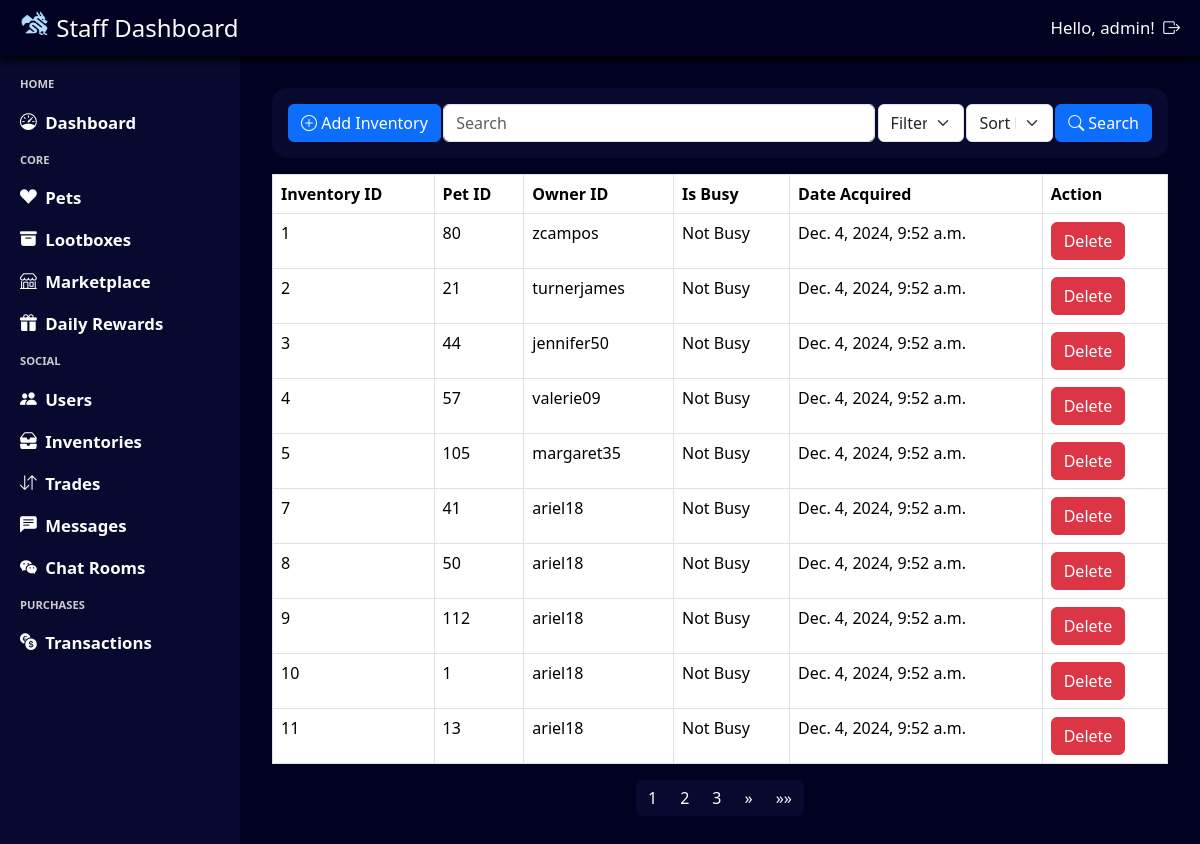
/staff/inventory/ (signed in), run on the app's committed database.
### inventory/models.py (models this page shows, shortened)
class Inventory(models.Model):
    class BusyValue(models.IntegerChoices):
        NOT_BUSY = 0, 'Not Busy'
        BUSY = 1, 'Busy'
        ON_MARKET = 2, 'On Market'
    pet_id = models.ForeignKey(Pet, on_delete=models.CASCADE, default=None, null=True, blank=True)
    owner_id = models.ForeignKey(User, on_delete=models.CASCADE)
    is_busy = models.IntegerField(choices=BusyValue.choices, default=BusyValue.NOT_BUSY)
    date_acquired = models.DateTimeField(default=timezone.now)

class Pet(models.Model):
    class Rarity(models.IntegerChoices):
        COMMON = 0, 'Common'
        UNCOMMON = 1, 'Uncommon'
        RARE = 2, 'Rare'
        MYTHICAL = 3, 'Mythical'
        LEGENDARY = 4, 'Legendary'
    pet_rate = models.FloatField(null=True, blank=True)
    pet_species = models.CharField(max_length=50)
    rarity = models.IntegerField(choices=Rarity.choices)
    pet_image = models.ImageField(upload_to='pets/', null=True, blank=True)

### admin_system/views.py (the view, shortened to what this page needs)
# urls.py: path('inventory/', views.query_inventory, name='query_inventory'),
@login_required(login_url='admin_login')
@user_passes_test(login_url='admin_login', test_func=is_staff)
def query_inventory(request):
    query = request.GET.get('search', '')
    filter_by = request.GET.get('filter', '')
    sort_by = request.GET.get('sort', '')
    inventory_items = Inventory.objects.all()
    if sort_by == 'descending':
        inventory_items = inventory_items.reverse()
    paginator = Paginator(inventory_items, 10)  # Show 10 inventory items per page
    page_number = request.GET.get('page')
    page_obj = paginator.get_page(page_number)
    return render(request, 'staff_inventory.html', {'page_obj': page_obj})

### admin_system/views.py (called while the page is built)
def is_staff(user):
    return user.is_staff

### base_template/context_processor.py (called while the page is built)
def profile_context(request):
    if request.user.is_authenticated:
        try:
            profile = Profile.objects.get(user = request.user)
            return {'navbar_profile': profile}
        except Profile.DoesNotExist:
            return {'navbar_profile': None}
    return {'navbar_profile': None}

### notification/context_processor.py (called while the page is built)
def notification_context(request):
    if request.user.is_authenticated:
        notifications = Notification.objects.filter(user=request.user, notif_status=Notification.Status.unread).count()
        return {'notifications': notifications}
    return {'notifications': 0}

### admin_system/templates/staff_inventory.html (shortened to what this page needs)
{% extends "staff_template.html" %}
{% load static %}
{% block css %}
    <link rel="stylesheet" href="{% static 'staff_inventory.css' %}"/>
{% endblock %}
{% block content %}
<div class="staff-inventory-container">
    <form class="staff-inventory-header" method="get" action="{% url 'query_inventory' %}">
        <button type="button" class="btn btn-primary staff-add-inventory-button" id="staff-inventory-header-button-add" data-toggle="modal" data-target="#addInventoryModal">
            <i class="bi bi-plus-circle"></i>
            Add Inventory
        </button>
        <div id="search-container">
            <input type="number" name="search" class="form-control staff-inventory-header-search" placeholder="Search" aria-label="Search" aria-describedby="basic-addon1">
        </div>
        <select name="filter" class="form-select staff-inventory-header-filter" aria-label="Filter">
            <option value="inventory_id" selected>Filter by: Inventory ID</option>
        </select>
        <select name="sort" class="form-select staff-inventory-header-sort" aria-label="Sort">
            <option value="" selected disabled>Sort by:</option>
        </select>
        <button class="btn btn-primary staff-inventory-header-button" id="staff-inventory-header-button-search">
            <i class="bi bi-search"></i>
            Search
        </button>
    </form>
    <table class="table table-bordered">
        <thead>
            <tr>
                <th>Inventory ID</th>
                <th>Pet ID</th>
                <th>Owner ID</th>
                <th>Is Busy</th>
                <th>Date Acquired</th>
                <th>Action</th>
            </tr>
        </thead>
        <tbody>
            {% for item in page_obj %}
            <tr>
                <td>{{ item.id }}</td>
                <td>{{ item.pet_id.id }}</td>
                <td>{{ item.owner_id.username }}</td>
                <td>{{ item.get_is_busy_display }}</td>
                <td>{{ item.date_acquired }}</td>
                <td>
                    <button type="button" class="btn btn-danger" data-toggle="modal" data-target="#deleteInventoryModal{{ item.id }}">Delete</button>
                </td>
            </tr>
            {% endfor %}
        </tbody>
    </table>
    <nav aria-label="Page navigation">
        <ul class="pagination">
            {% for num in page_obj.paginator.page_range %}
                {% if page_obj.number == num %}
                    <li class="page-item active"><a class="page-link" href="#">{{ num }}</a></li>
                {% elif num > page_obj.number|add:'-3' and num < page_obj.number|add:'3' %}
                    <li class="page-item"><a class="page-link" href="?page={{ num }}">{{ num }}</a></li>
                {% endif %}
            {% endfor %}
            {% if page_obj.has_next %}
            <li class="page-item">
                <a class="page-link" href="?page={{ page_obj.next_page_number }}" aria-label="Next">
                    <span aria-hidden="true">&raquo;</span>
                </a>
            </li>
            <li class="page-item">
                <a class="page-link" href="?page={{ page_obj.paginator.num_pages }}" aria-label="Last">
                    <span aria-hidden="true">&raquo;&raquo;</span>
                </a>
            </li>
            {% endif %}
        </ul>
    </nav>
</div>
{% endblock %}

### admin_system/templates/staff_template.html (shortened to what this page needs)
{% load static %}
<html>
    <head>
        <link rel="stylesheet" type="text/css" href="{% static 'staff_template.css' %}">
        <link rel="stylesheet" href="https://cdn.jsdelivr.net/npm/bootstrap@5.3.3/dist/css/bootstrap.min.css">
        <link rel="stylesheet" href="https://cdn.jsdelivr.net/npm/bootstrap-icons@1.11.3/font/bootstrap-icons.min.css">
        {% block css %}{% endblock %}
    </head>
    <body>
        <div class = "staff-template-container">
            <div class = "staff-template-navbar">
                <div class = "staff-template-navbar-title">
                    <img src="{% static 'logo-light.png' %}" alt="Logo" width="30" height="24" class="d-inline-block align-text-top">
                    Staff Dashboard
                </div>
                <div class = "staff-template-navbar-auth">
                    Hello, {{ user.username }}!
                    <a class = "staff-template-navbar-auth-item" href="{% url "staff_logout" %}">
                        <i class="bi bi-box-arrow-right"></i>
                    </a>
                </div>
            </div>
            <div class = "staff-template-left">
                HOME
                <a class = "staff-template-left-item" href="{% url 'staff_dashboard' %}">
                    <i class="bi bi-speedometer"></i>Dashboard
                </a>
                CORE
                <a class = "staff-template-left-item" href="{% url 'staff_pets' %}">
                    <i class="bi bi-suit-heart-fill"></i>Pets
                </a>
                <a class = "staff-template-left-item"  href="{% url 'staff_lootboxes' %}">
                    <i class="bi bi-archive-fill"></i>Lootboxes
                </a>
                <a class = "staff-template-left-item"  href="{% url 'staff_marketplace' %}">
                    <i class="bi bi-shop"></i>Marketplace
                </a>
                <a class = "staff-template-left-item"  href="{% url 'query_staff_rewards' %}">
                    <i class="bi bi-gift-fill"></i>Daily Rewards
                </a>
                SOCIAL
                <a class = "staff-template-left-item" href="{% url 'staff_users' %}">
                    <i class="bi bi-people-fill"></i>Users
                </a>
                <a class = "staff-template-left-item" href="{% url 'query_inventory' %}">
                    <i class="bi bi-inboxes-fill"></i>Inventories
                </a>
                <a class = "staff-template-left-item" href="{% url 'query_trades' %}">
                    <i class="bi bi-arrow-down-up"></i>Trades
                </a>
                <a class = "staff-template-left-item" href="{% url 'query_chats' %}">
                    <i class="bi bi-chat-left-text-fill"></i>Messages
                </a>
                <a class = "staff-template-left-item" href="{% url 'query_chat_rooms' %}">
                    <i class="bi bi-wechat"></i>Chat Rooms
                </a>
                PURCHASES
                <a class = "staff-template-left-item" href="{% url 'staff_transactions' %}">
                    <i class="bi bi-currency-exchange"></i>Transactions
                </a>
            </div>
            <div class = "staff-template-content">
                {% block content %}
                {% endblock %}
            </div>
        </div>
    </body>
</html>

### base_template/static/staff_template.css (style rules this page uses)
* { box-sizing: border-box; color: #fdfdfd; }
html, body { height: 100%; margin: 0; overflow: hidden; }
.staff-template-container { background-color: #010222; height: 100dvh; width: 100dvw; display: grid; grid-template-columns: 0.25fr 1fr; grid-template-rows: 56px 1fr; grid-template-areas: "navbar navbar" "sidebar main-content"; }
.staff-template-container { grid-area: main-content; width: 100%; height: 100%; overflow-y: auto; }
.staff-template-navbar { grid-area: navbar; background-color: #010222; display: flex; align-items: center; justify-content: space-between; padding: 0 20px; font-size: 1.5em; font-weight: 500; gap: 0.5em; filter: drop-shadow(-1px 4px 4px #000000); }
.staff-template-navbar-auth { display: flex; gap: 0.5em; align-items: center; font-size: 0.7em; font-weight: medium; }
.staff-template-left { grid-area: sidebar; background-color: #07092E; display: flex; flex-direction: column; align-items: left; padding: 20px; gap: 1.5em; color: #CCCCCC; font-size: 0.7em; font-weight: 600; }
.staff-template-left-item { display: flex; gap: 0.5em; align-items: center; font-size: 1.5em; }
a { color: #fdfdfd !important; text-decoration: none !important; }
select option { color: #1a1a1a !important; }
.pagination > .page-item > .page-link { background-color: #07092E; color: #fdfdfd; border: none; }

### base_template/static/staff_inventory.css (style rules this page uses)
.staff-inventory-container { width: 100%; height: 100%; display: flex; flex-direction: column; align-items: center; padding: 2em; }
.staff-inventory-header { display: flex; justify-content: space-between; align-items: center; width: 100%; padding: 1em; background-color: #07092E; border-radius: 15px; }
#search-container { width: 50%; }
.staff-inventory-header-filter { width: 10%; }
.staff-inventory-header-sort { width:10%; }
li { color: #1a1a1a; }
li::marker { color: #1a1a1a; }

### data on the page
Inventory: id "1", pet_id.id "80", owner_id.username "zcampos", is_busy "Not Busy", date_acquired "Dec. 4, 2024, 9:52 a.m."
Inventory: id "2", pet_id.id "21", owner_id.username "turnerjames", is_busy "Not Busy", date_acquired "Dec. 4, 2024, 9:52 a.m."
Inventory: id "3", pet_id.id "44", owner_id.username "jennifer50", is_busy "Not Busy", date_acquired "Dec. 4, 2024, 9:52 a.m."
Inventory: id "4", pet_id.id "57", owner_id.username "valerie09", is_busy "Not Busy", date_acquired "Dec. 4, 2024, 9:52 a.m."
Inventory: id "5", pet_id.id "105", owner_id.username "margaret35", is_busy "Not Busy", date_acquired "Dec. 4, 2024, 9:52 a.m."
Inventory: id "7", pet_id.id "41", owner_id.username "ariel18", is_busy "Not Busy", date_acquired "Dec. 4, 2024, 9:52 a.m."
Inventory: id "8", pet_id.id "50", owner_id.username "ariel18", is_busy "Not Busy", date_acquired "Dec. 4, 2024, 9:52 a.m."
Inventory: id "9", pet_id.id "112", owner_id.username "ariel18", is_busy "Not Busy", date_acquired "Dec. 4, 2024, 9:52 a.m."
Inventory: id "10", pet_id.id "1", owner_id.username "ariel18", is_busy "Not Busy", date_acquired "Dec. 4, 2024, 9:52 a.m."
Inventory: id "11", pet_id.id "13", owner_id.username "ariel18", is_busy "Not Busy", date_acquired "Dec. 4, 2024, 9:52 a.m."

### other printed values
{{ user.username }} "admin"
{{ num }} "1"
{{ num }} "2" "3"
